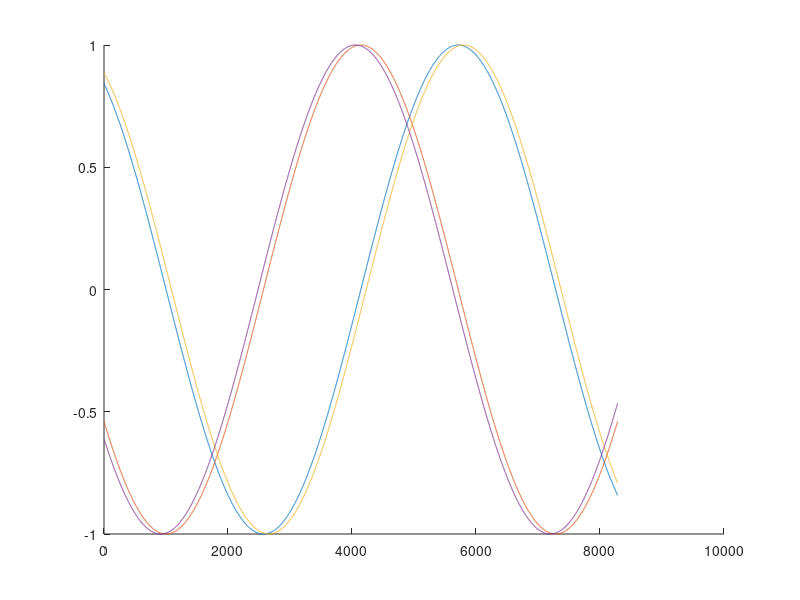
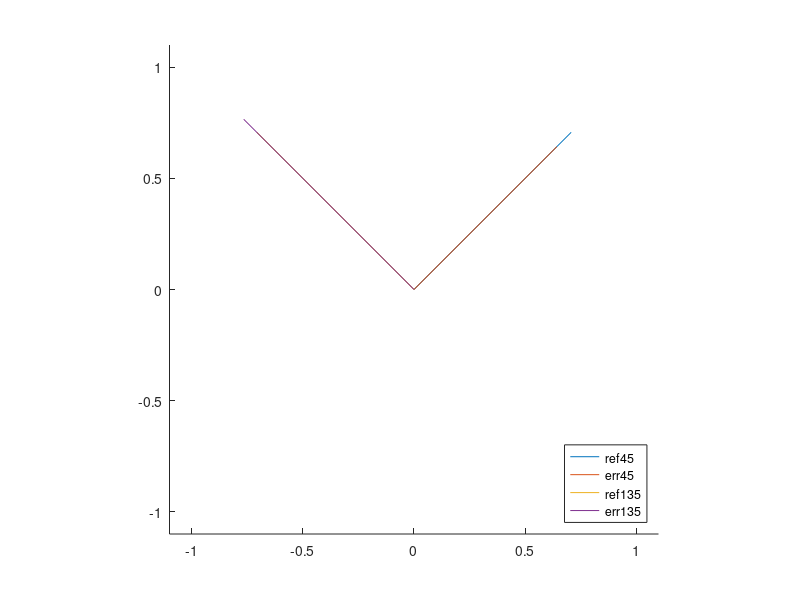
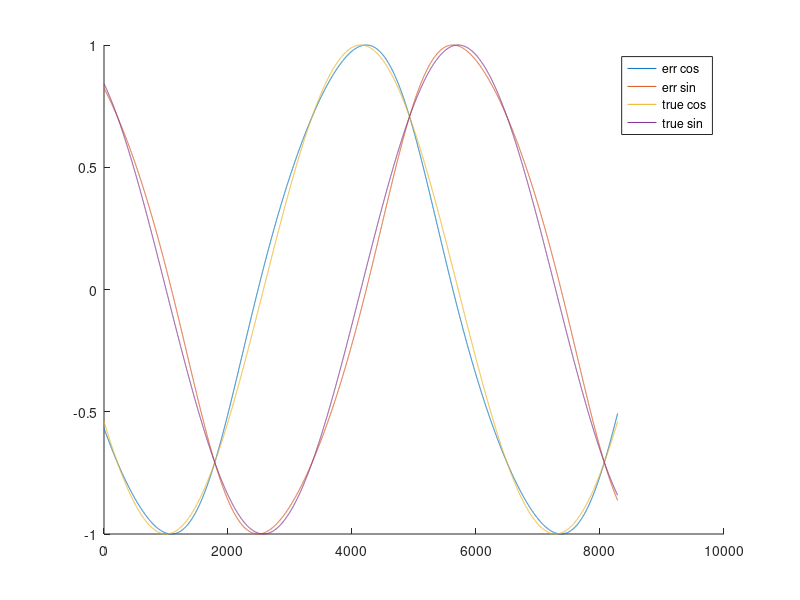
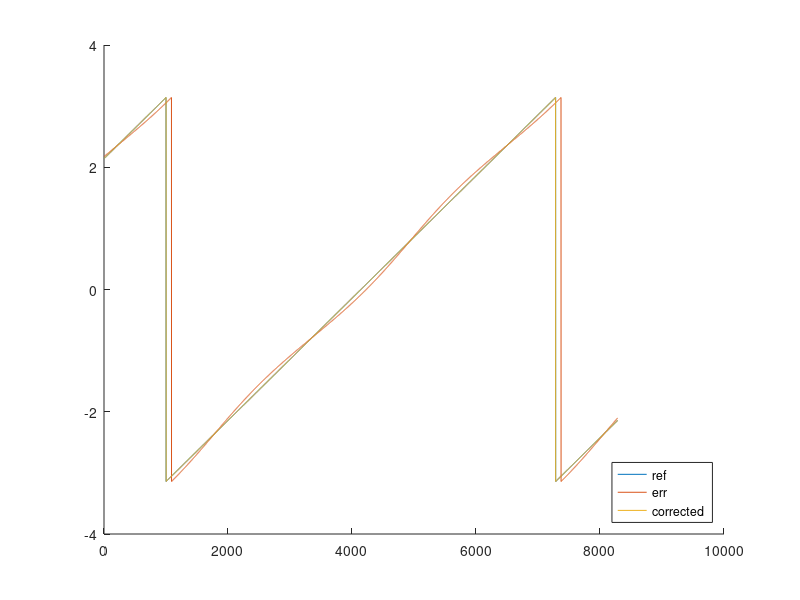

The MATLAB script that drew these images, in order:
%%
%Verification of the method in the datasheet. The math still confuses me a
%bit but it clearly works

%First establish the phase errors for the sin-cos terms
ec = 5*pi/180;    %
es = -5*pi/180;
% ec = 152/4096;
% es = 0;

%Generate reference (true mechanical) and phase-error 'unit' vector list
t = -pi-1:1/1000:pi+1;
vref = [cos(t)',sin(t)'];   %true mechanical vectors
verr = [cos(t+ec)', sin(t+es)'];    %erroneous vectors
angref = atan2(vref(:,2),vref(:,1));

%Take error sin and error cos. Back out the angles from the erorr vectors
%with atan2. 
angerr = atan2(verr(:,2),verr(:,1));

%from the atan2 error angle vector, compute the locations closest to
%sin-cos 45. This is the same as using a motor to track the 45 and 135
%degree encoder positions using atan2 encoder sig as a control reference
[~, idx45] =  min(abs(angerr-45*pi/180)); 
[~, idx135] = min(abs(angerr-135*pi/180));
v45 = verr(idx45,:);
v135 = verr(idx135,:);
%get the magnitudes of these vectors
M45 = sqrt(dot(v45,v45));
M135 = sqrt(dot(v135,v135));

epsilon = 2*atan2(M135-M45, M135+M45);
fprintf("eps = %f degrees\n", epsilon*180/pi);

y3 = ( verr(:,2) - verr(:,1)*sin(-epsilon) ) / cos(-epsilon);
alpha = atan2(y3 , verr(:,1))';

vcorrected = [cos(alpha)', sin(alpha)'];
angcorrected = atan2(vcorrected(:,2),vcorrected(:,1));

figure(2)
clf
axis equal
hold on
plot([0,cos(45*pi/180)],[0,sin(45*pi/180)]);
plot([0,v45(1)],[0,v45(2)]);
plot([0,cos(135*pi/180)],[0,sin(135*pi/180)]);
plot([0,v135(1)],[0,v135(2)]);
hold off
xlim([-1.1,1.1])
ylim([-1.1,1.1])
legend('ref45','err45','ref135','err135','location','southeast');

% figure(3)
% clf
% axis equal
% hold on
% plot(vref(:,1) , vref(:,2));
% plot(verr(:,1) , verr(:,2));
% plot(vcorrected(:,1) , vcorrected(:,2));    
% % plot(cos(angerr),sin(angerr));
% plot(cos(atan2(verr(:,2),verr(:,1))), sin(atan2(verr(:,2),verr(:,1))))
% hold off
% xlim([-1.1,1.1]);
% ylim([-1.1,1.1]);
% legend('true','bad','corrected (shifted for visibility)', 'atan2-ed error');


figure(4)
clf
hold on
plot(cos(angerr))
plot(sin(angerr))
plot(cos(angref))
plot(sin(angref))
% plot(
hold off
legend('err cos','err sin', 'true cos', 'true sin');

figure(5)
clf
hold on
plot(angref);
plot(angerr)
plot(mod(angcorrected - ec + pi, 2*pi)-pi)
% wc = mod(angcorrected - epsilon + pi, 2*pi)-pi;
% plot(wc)
hold off
legend('ref','err','corrected','location','southeast');

%%

sth = sin(t+ec);
cth = cos(t+es);

figure(1)
clf
hold on
plot(sin(t))
plot(cos(t))
plot(sin(t+es))
plot(cos(t+ec))
hold off
